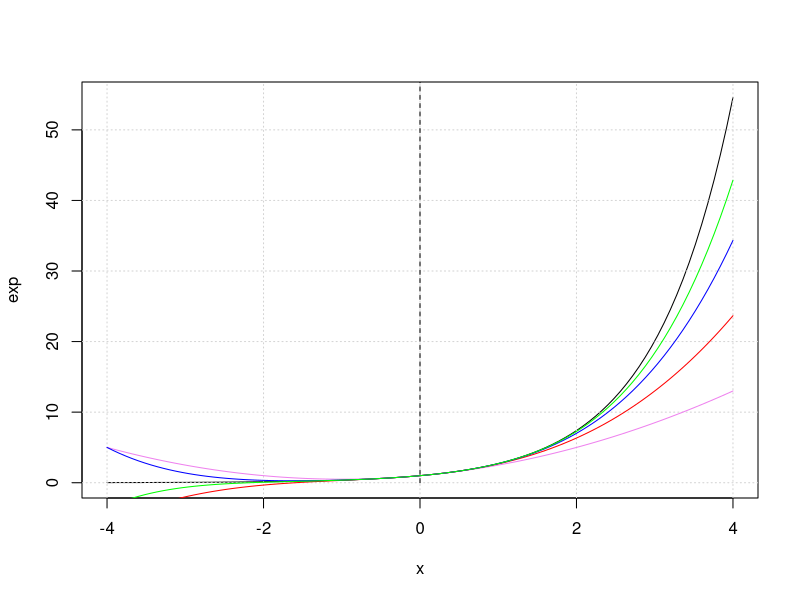
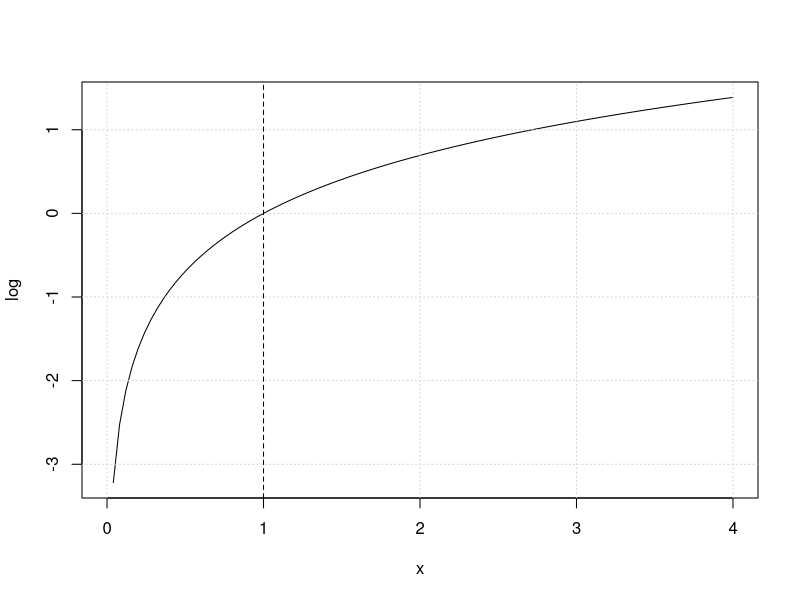

These charts were generated, in order, by the following R code: (Note: this script raises an error after producing the figures.)
# Semana 10 - Aproximação de Funções

# Exercício 10.1 - Fazer no caderno

# Exercício 10.2

## Letra a

pol_exp <- function(x, n){
  if(class(x) != "numeric")
    stop("Erro")
  if(n < 0 || n %% 1 != 0)
    stop("Erro")
  fat <- 1
  som <- 1
  for(i  in 1:n){
    fat <- fat * i
    som <- som + (x^i) / fat
  }
  return(som)
}

pol_exp(2,100)

## Letra b

plot(exp,-4,4)
grid()
segments(x0=0,y0=0,x1=0,y1=150,lty=2)
curve(pol_exp(x,n=2),add=T,col="violet")
curve(pol_exp(x,n=3),add=T,col="red")
curve(pol_exp(x,n=4),add=T,col="blue")
curve(pol_exp(x,n=5),add=T,col="green")

# Exercício 10.3

## Letra a

AproxExp <- function(x, incremento){
  fat <- 1
  aprox <- 1
  for(i in 1:10){
    fat <- fat * i
    aprox <- aprox + x^i / fat
  }
  repeat{
    i <-  i + 1
    fat <- fat * i
    parcela <- x^i / fat
    if(abs(parcela) < incremento){
      return(aprox + parcela)
    }
      aprox = aprox + parcela
    }
}

## Letra b

AproxExp(1, 0.000000001)

AproxExp(-1, 0.00000001)

AproxExp(3, 0.00000001)

AproxExp(1^1/2, 0.0000000001)

AproxExp(7.3,0.00000001)

## Letra c

AproxExpi <- function(x, incremento){
  fat <- 1
  aprox <- 1
  for(i in 1:10){
    fat <- fat * i
    aprox <- aprox + x^i / fat
  }
  repeat{
    i <-  i + 1
    fat <- fat * i
    parcela <- x^i / fat
    if(abs(parcela) < incremento){
      return(list(aprox + parcela, i))
    }
    aprox = aprox + parcela
  }
}

AproxExpi(1, 0.000000001)

AproxExpi(-1, 0.00000001)

AproxExpi(3, 0.00000001)

AproxExpi(1^1/2, 0.0000000001)

AproxExpi(7.3,0.00000001)

## Letra d

AproxExpq <- function(x, incremento){
  x <- -x^2 / 2
  fat <- 1
  aprox <- 1
  for(i in 1:10){
    fat <- fat * i
    aprox <- aprox + x^i / fat
  }
  repeat{
    i <-  i + 1
    fat <- fat * i
    parcela <- x^i / fat
    if(abs(parcela) < incremento){
      return(aprox + parcela)
    }
    aprox = aprox + parcela
  }
}

# Exercício 10.4 - Fazer no caderno

# Exercício 10.5

## Letra a #### Está retornando um valor errado ####

pol_ln <- function(x,incremento){
  if(x < 0)
    stop("Erro!")
  if(x >= 2)
    return(-pol_ln(1/x, incremento))
  aprox <- 1
  for(i in 1:10){
    aprox <- aprox + ((x - 1)^i) / i
  }
  return(aprox)
}

## Letra b

plot(log,0,4)
grid()
segments(x0=1,y0=-4,x1=1,y1=10,lty=2)
curve(pol_ln(x,incremento = 2),add=T,col="violet")
curve(pol_ln(x,incremento = 3),add=T,col="red")
curve(pol_ln(x,incremento = 4),add=T,col="blue")
curve(pol_ln(x,incremento = 5),add=T,col="green")

# Exercício 10.6

## Letra a 

ln <- function(x,incremento){
  if(x <= 0)
    stop("Erro!")
  if(x >= 2)
    return(-ln(1/x, incremento))
  aprox <- 1
  for(i in 1:10){
    aprox <- aprox + ((x - 1)^i) / i
  }
  repeat{
    i <- i + 1
    parcela <- (((-1)^i+1) * (x - 1)^i) / i
    if(abs(parcela) < incremento)
      return(aprox + parcela)
  }
  aprox <- aprox + parcela
}

## Letra b

ln(0.1,0.000001)
ln(2,0.000001)
ln(10,0.000001)
ln(3.8,0.000001)

## Letra c

baseln <- function(x,b, incremento = 0.0001){
  lnx <- ln(x, incremento)
  lnb <- ln(b, incremento)
  return(lnx/lnb)
}

baseln(3,4)

# Exercício 10.7

sen <- function(x, incremento = 0.0001){
  if(x > pi)
    return(sen(x - 2 * pi, incremento))
  if(x < -pi)
    return(sen(x + 2 * pi, incremento))
  aprox <- x
  for(i in 1:10){
    parcela <- (((-1)^i) * (x^(2*i+1)))/factorial(2*i + 1)
    aprox <- aprox + parcela
  }
  i <- 11
  repeat{
    parcela <- (((-1)^i) * (x^(2*i+1)))/factorial(2*i + 1)
    if(abs(parcela) < incremento)
      return(aprox)
    aprox <- aprox + parcela
    i <- i + 1
  }
}

## Letra b

sen(1)
sen(25)
sen(50)
sen (pi/3)

sin(2)
sin(25)
sin(50)
sin (pi/3)

## Letra c

cos <- function(x, incremento){
  x <- x  + pi/2
  if(abs(x) > pi )
    return(cos(x - 2 * pi, incremento))
  fat <- 1
  for(i in 1:10){
    fat <- fat * i
    aprox <- aprox + (x - x^i) / fat
    i <- i + 1
  }
  repeat{
    i <- i + 1
    fat <- 2*fat + 1
    parcela <- (-1)^i * x^2*i+1
    if(abs(parcela) < incremento)
      return(aprox + incremento)
  }
  aprox <- aprox + parcela
}

cos(5,0.00001)
